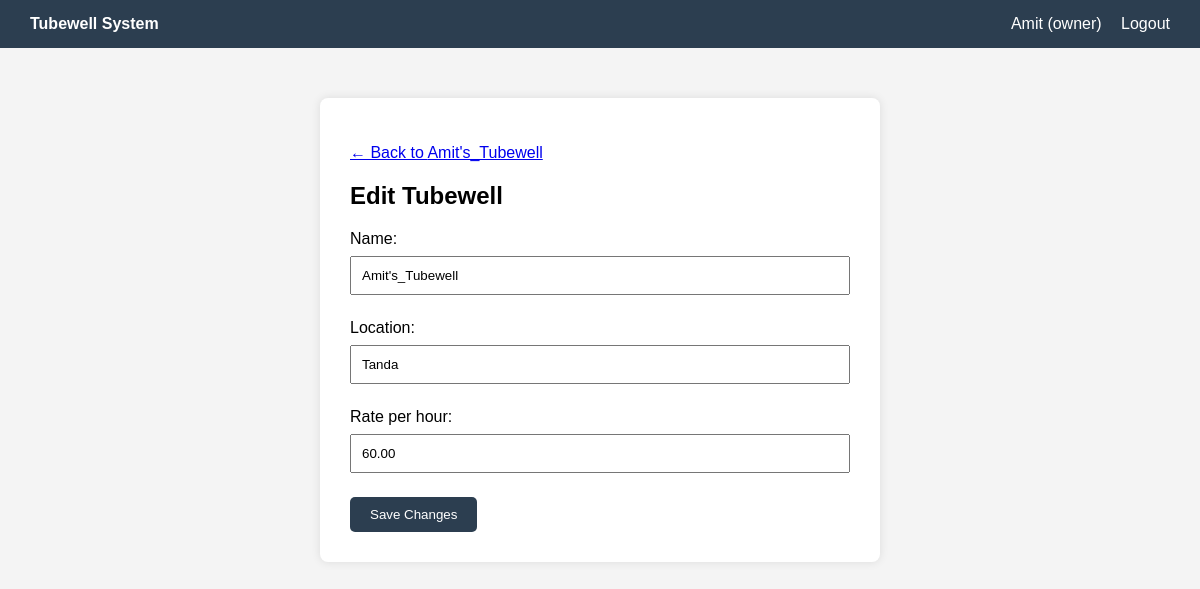
/tubewells/2/edit/ (signed in), run on an earlier commit of the app's database.
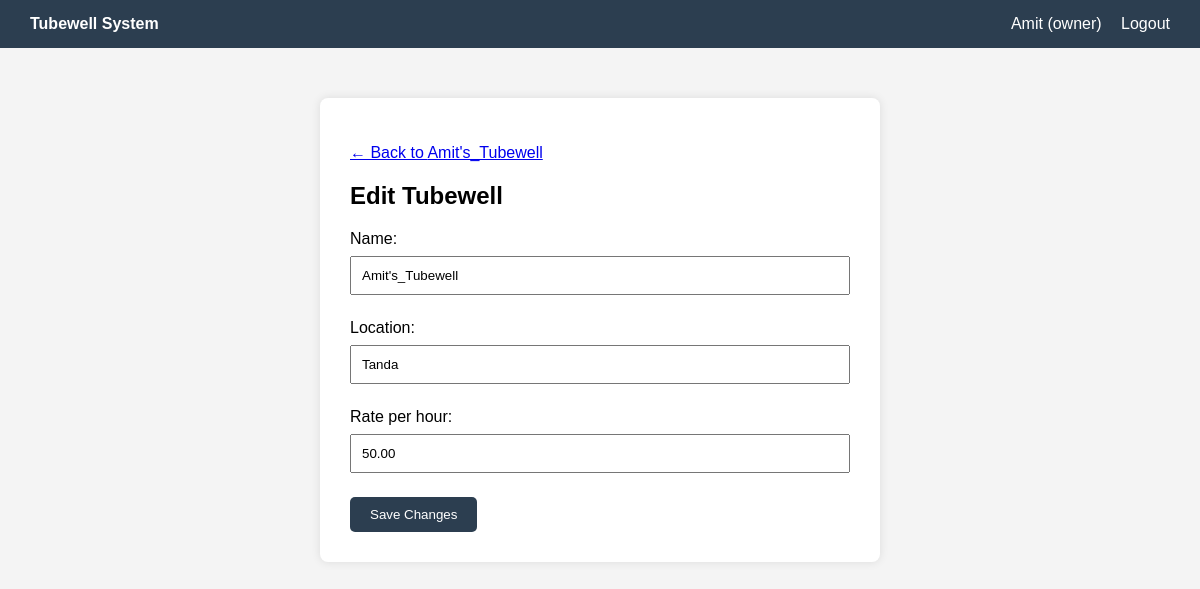
And on a later commit of the database.
### tubewells/models.py (models this page shows, shortened)
class Tubewell(models.Model):
    owner = models.ForeignKey(
        settings.AUTH_USER_MODEL,
        on_delete=models.CASCADE,
        related_name='tubewells',
        limit_choices_to={'role': 'owner'}
    )
    name = models.CharField(max_length=100)
    location = models.CharField(max_length=200, blank=True, null=True)
    rate_per_hour = models.DecimalField(max_digits=8, decimal_places=2)
    is_active = models.BooleanField(default=True)
    created_at = models.DateTimeField(auto_now_add=True)

### tubewells/views.py (the view)
# urls.py: path('<int:tubewell_id>/edit/', views.edit_tubewell, name='edit_tubewell'),
@login_required
def edit_tubewell(request, tubewell_id):
    tubewell = get_object_or_404(Tubewell, id=tubewell_id, owner=request.user)
    if request.method == 'POST':
        form = TubewellForm(request.POST, instance=tubewell)
        if form.is_valid():
            form.save()
            messages.success(request, "Tubewell details update ho gaye.")
            return redirect('tubewell_detail', tubewell_id=tubewell.id)
    else:
        form = TubewellForm(instance=tubewell)
    return render(request, 'tubewells/edit_tubewell.html', {
        'form': form,
        'tubewell': tubewell,
    })

### tubewells/forms.py
class TubewellForm(forms.ModelForm):
    class Meta:
        model = Tubewell
        fields = ['name', 'location', 'rate_per_hour']

### tubewells/templates/tubewells/edit_tubewell.html (shortened to what this page needs)
{% extends 'accounts/base.html' %}
{% block content %}
<p><a href="{% url 'tubewell_detail' tubewell.id %}">&larr; Back to {{ tubewell.name }}</a></p>
<h2>Edit Tubewell</h2>
<form method="POST">
    {{ form.as_p }}
    <button type="submit">Save Changes</button>
</form>
{% endblock %}

What changed in the data, as far as the page shows it:
changed Tubewell "Amit's_Tubewell": rate_per_hour "60.00" → "50.00"
